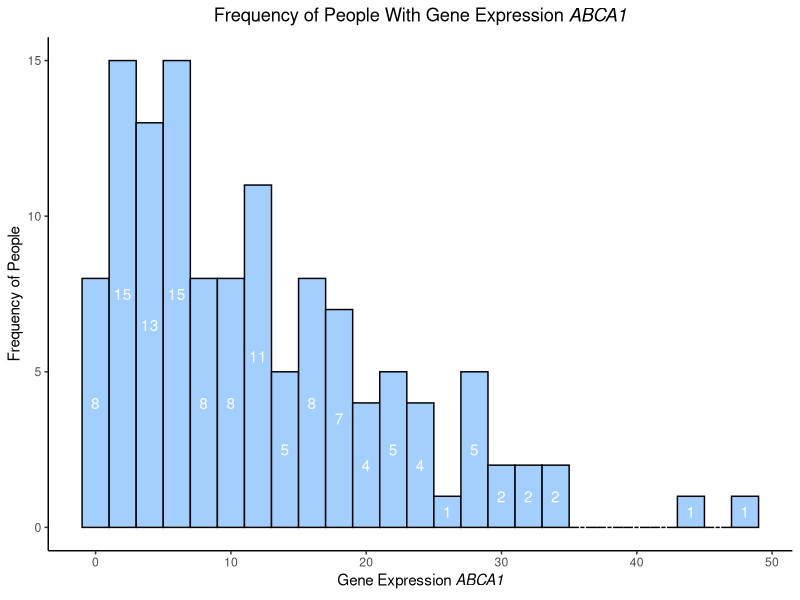
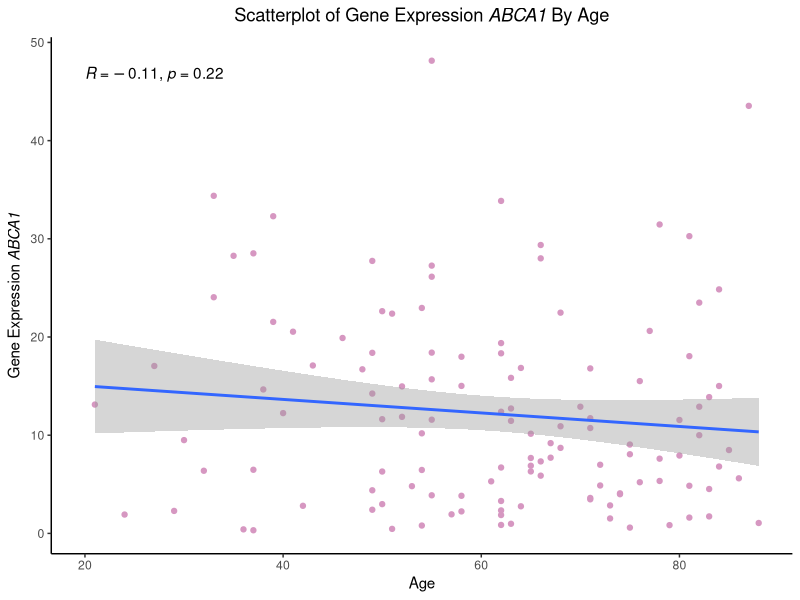
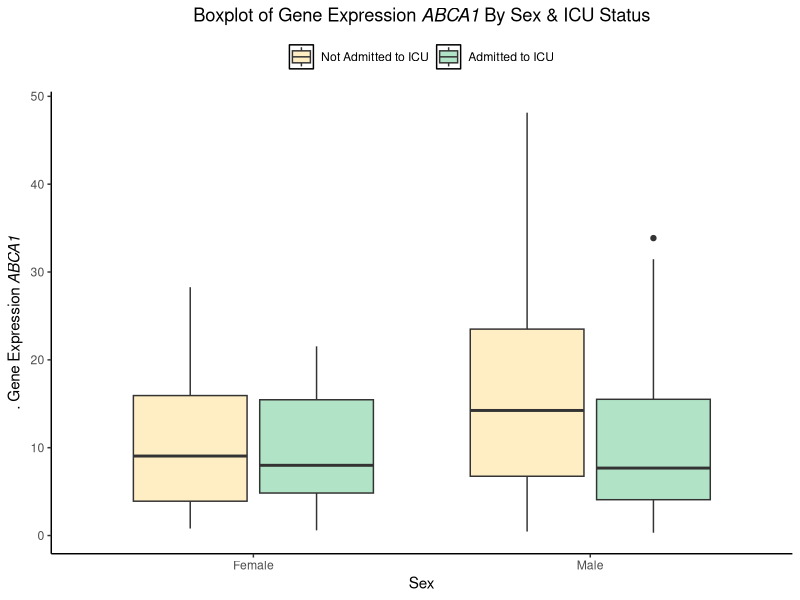
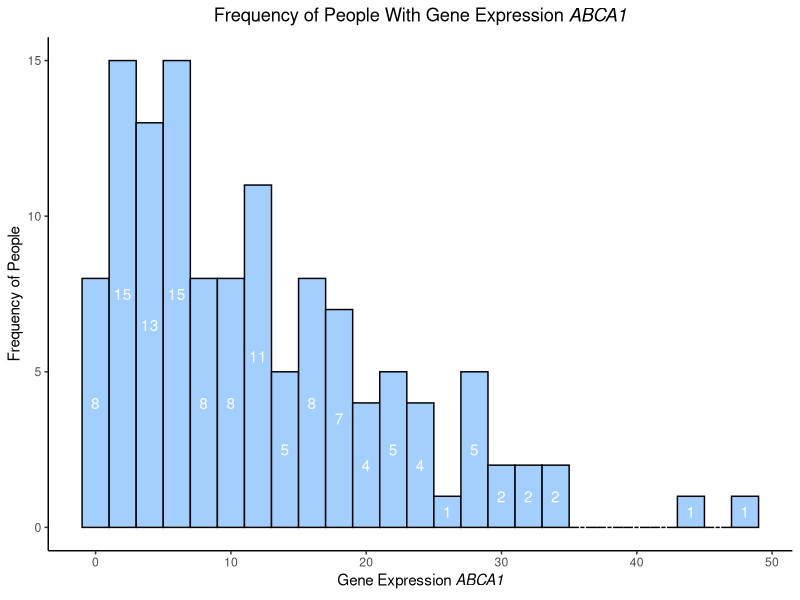
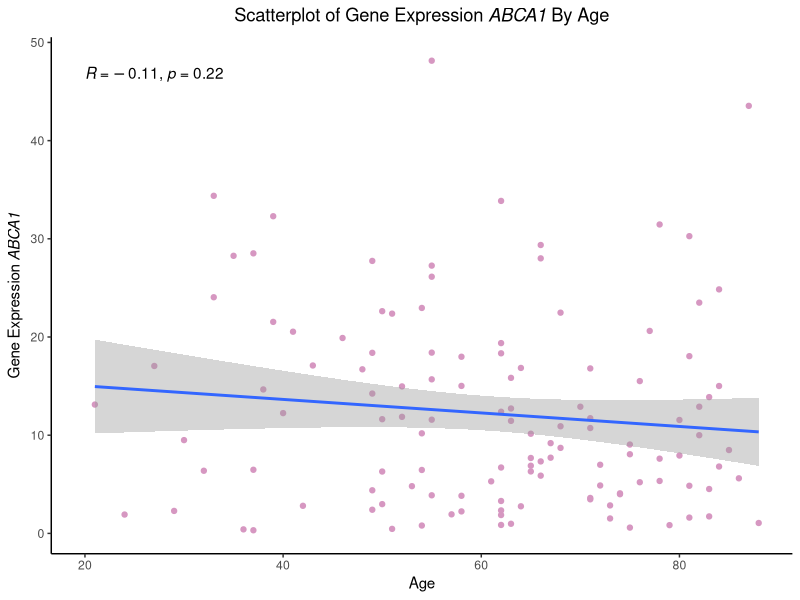
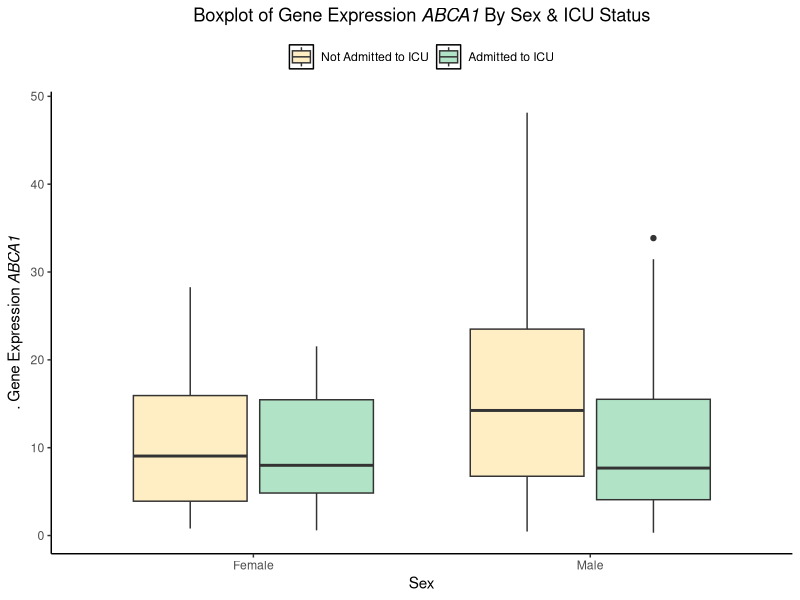
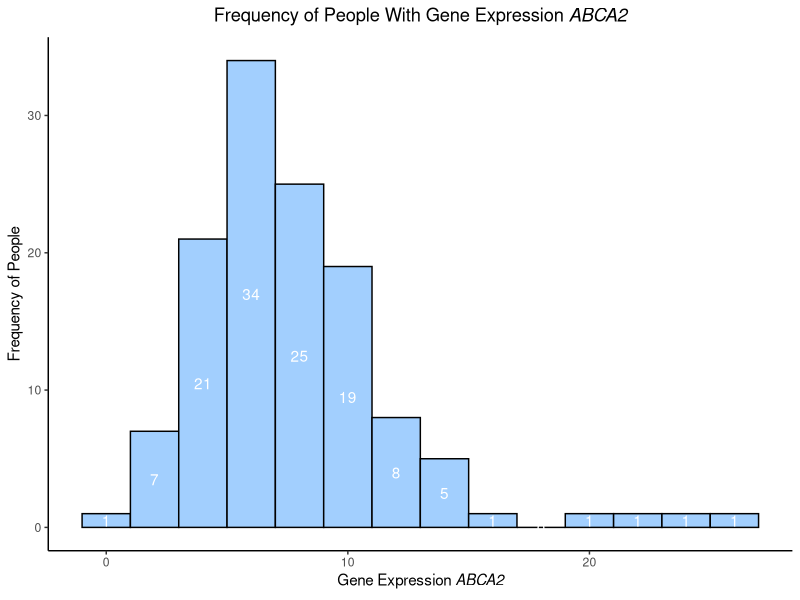
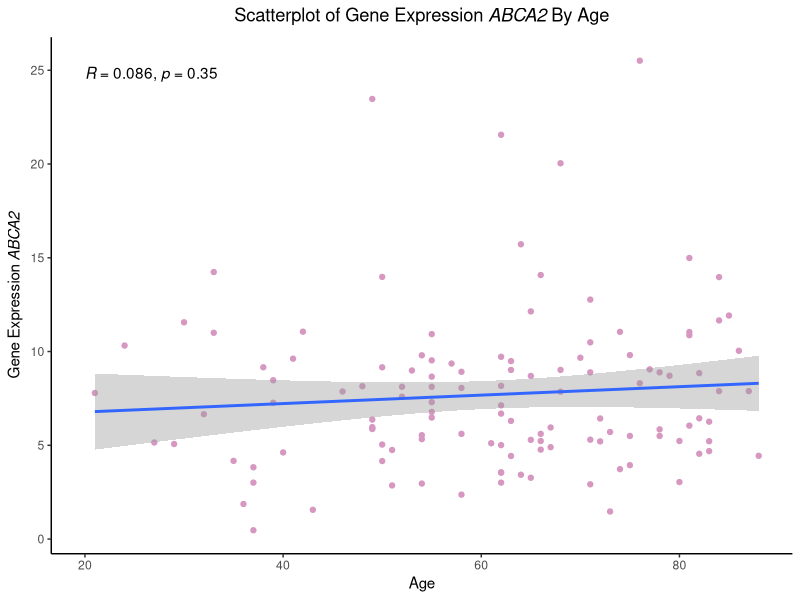

Reproduce these figures in R, in order.
## ---- chunk 1
knitr::opts_chunk$set(echo = TRUE)
## ---- chunk 2
#set working directory
setwd("/Users/li_li/desktop/QBS_103_Final_Project/Data")

#read in csv files
gene.exp <- read.csv("QBS103_finalProject_geneExpression.csv", row.names = 1)

meta.data <- read.csv("QBS103_finalProject_metadata.csv", row.names = 1)
## ---- chunk 3
#subset gene expression ABCA1, ABCA2, ABCA3
gene.ABCA123 <- gene.exp[c('ABCA1','ABCA2','ABCA3'),]

#transform rows to columns 
gene.ABCA123 <- as.data.frame(t(gene.ABCA123))
head(gene.ABCA123)
## ---- chunk 4
#column bind two data frames
ABCA123.gene.exp.meta <- cbind(gene.ABCA123,meta.data)
head(ABCA123.gene.exp.meta, 1)
## ---- chunk 5
#convert age to an integer
ABCA123.gene.exp.meta$age <- as.integer(ABCA123.gene.exp.meta$age) 
head(ABCA123.gene.exp.meta, 1)
## ---- chunk 6
#create a new data frame to filter the unknown in sex
library(tidyverse)
clean_data <- ABCA123.gene.exp.meta %>% 
  filter(!grepl('unknown', sex)) 
## ---- chunk 7
#create theme
newBlankTheme <- theme(# Remove all the extra borders and grid lines
        panel.border = element_blank(), panel.grid.major = element_blank(),
        panel.grid.minor = element_blank(), 
        # Define my axis
        axis.line = element_line(colour = "black", linewidth = rel(1)),
        # Set plot background
        plot.background = element_rect(fill = "white"),
        panel.background = element_blank(),
        legend.key = element_rect(fill = 'white'), 
        # Move legend
        legend.position = 'top')
## ---- chunk 8
#define color palette
my_palette1 <- c("#A2CFFE") # Choose any colors you like
## ---- chunk 9
#load the required package
library(ggplot2)
library(ggpubr)
## ---- chunk 10
#creating function to make histogram for gene expression

create_histogram <- function(df, gene){
  italic.gene <- c(gene)
  regular.lab <- c("Frequency of People With", "Gene Expression")
  my_title1 <- eval(bquote(expression(.(regular.lab[1]) ~.(regular.lab[2]) ~italic(.(italic.gene[1])))))
  my_x1 <- eval(bquote(expression(.(regular.lab[2]) ~italic(.(italic.gene[1])))))
  
  my_histogram <- ggplot(df, aes(x=.data[[gene]])) + 
  geom_histogram(binwidth = 2, fill = my_palette1, col="black") +
  stat_bin(binwidth=2, geom='text', color='white', aes(label=..count..),
           position=position_stack(vjust = 0.5)) +
  labs(x = my_x1,y = 'Frequency of People', title = my_title1) +
  theme(plot.title = element_text(hjust = 0.5)) +
  newBlankTheme 
  
  my_histogram
  
}

create_histogram(clean_data, "ABCA1")

## ---- chunk 11
#define color palette
my_palette2 <- c("#D697C1") # Choose any colors you like
## ---- chunk 12
#creating function to make scatterplot for gene expression

create_scatterplot <- function(df, gene, cont.var){
  italic.gene <- c(gene)
  regular.lab <- c("Scatterplot of", "Gene Expression", "By Age")
  my_title2 <- eval(bquote(expression(.(regular.lab[1]) ~.(regular.lab[2]) ~italic(.(italic.gene[1])) ~.(regular.lab[3]))))
  my_y2 <- eval(bquote(expression(.(regular.lab[2]) ~italic(.(italic.gene[1])))))

  my_scatterplot <- ggplot(df,aes(x=.data[[cont.var]],y=.data[[gene]])) + 
  geom_point(color=my_palette2) + 
  stat_smooth(method = "lm", formula = y ~ x, geom = "smooth") +
  stat_cor(method = "pearson", label.x = 20) +
  labs(x = "Age", y = my_y2, title = my_title2) + 
  theme(plot.title = element_text(hjust = 0.5)) +
  newBlankTheme
  
  my_scatterplot
  
}

create_scatterplot(clean_data, "ABCA1", cont.var = "age")


## ---- chunk 13
#define color palette
my_palette3 <- c("#FFEEC4","#B1E3C7") # Choose any colors you like
## ---- chunk 14
#creating function to make boxplot for gene expression

create_boxplot <- function(df, gene, x.cat, color.cat){
  italic.gene <- c(gene)
  regular.lab <- c("Boxplot of", "Gene Expression", "By Sex & ICU Status")
  my_title3 <- eval(bquote(expression(.(regular.lab[1]) ~.(regular.lab[2]) ~italic(.(italic.gene[1])) ~.(regular.lab[3]))))
  my_y3 <- eval(bquote(expression(. ~.(regular.lab[2]) ~italic(.(italic.gene[1])))))
  
  
  my_boxplot <- ggplot(df, aes(x=.data[[x.cat]], y=.data[[gene]], fill=.data[[color.cat]])) +
  theme(legend.title = element_blank()) +
  geom_boxplot() +
  scale_x_discrete(labels = c('Female','Male')) +
  scale_fill_manual(values = my_palette3, labels = c("Not Admitted to ICU", "Admitted to ICU")) +
  labs(x = "Sex",
       y = my_y3,
       fill = "ICU Status",
       title = my_title3) +
  theme(plot.title = element_text(hjust = 0.5)) +
  newBlankTheme
  
  my_boxplot
  
}

create_boxplot(clean_data, "ABCA1", x.cat = "sex", color.cat = "icu_status")

## ---- chunk 15
#this function takes in the name of the df, list of one or more gene names, one continuous covariate, and a list of two categorical covariates
all_plots <- function(df, specific.g, cont.var1, cat.var2){
  h_plot <- create_histogram(df, specific.g)
  s_plot <- create_scatterplot(df, specific.g, cont.var1)
  b_plot <- create_boxplot(df, specific.g, x.cat = cat.var2[1], color.cat = cat.var2[2])
  
  plot_list <- list(h_plot, s_plot, b_plot)
  plot_list
}
## ---- chunk 16
spec.cat <- c("sex", "icu_status")
spec.cont <- c("age")
spec.gene <- c("ABCA1", "ABCA2", "ABCA3")
## ---- chunk 17
#implement a loop through all of the selected genes to generate my figures using the function I created above
for (i in 1:length(spec.gene)){
  plot_gene <- all_plots(clean_data, spec.gene[i], spec.cont, spec.cat)
  
  print(plot_gene)
}
## ---- chunk 18
#calculating correlation for scatter plot
cor.test(ABCA123.gene.exp.meta$age,ABCA123.gene.exp.meta$ABCA1)
cor.test(ABCA123.gene.exp.meta$age,ABCA123.gene.exp.meta$ABCA2)
cor.test(ABCA123.gene.exp.meta$age,ABCA123.gene.exp.meta$ABCA3)
